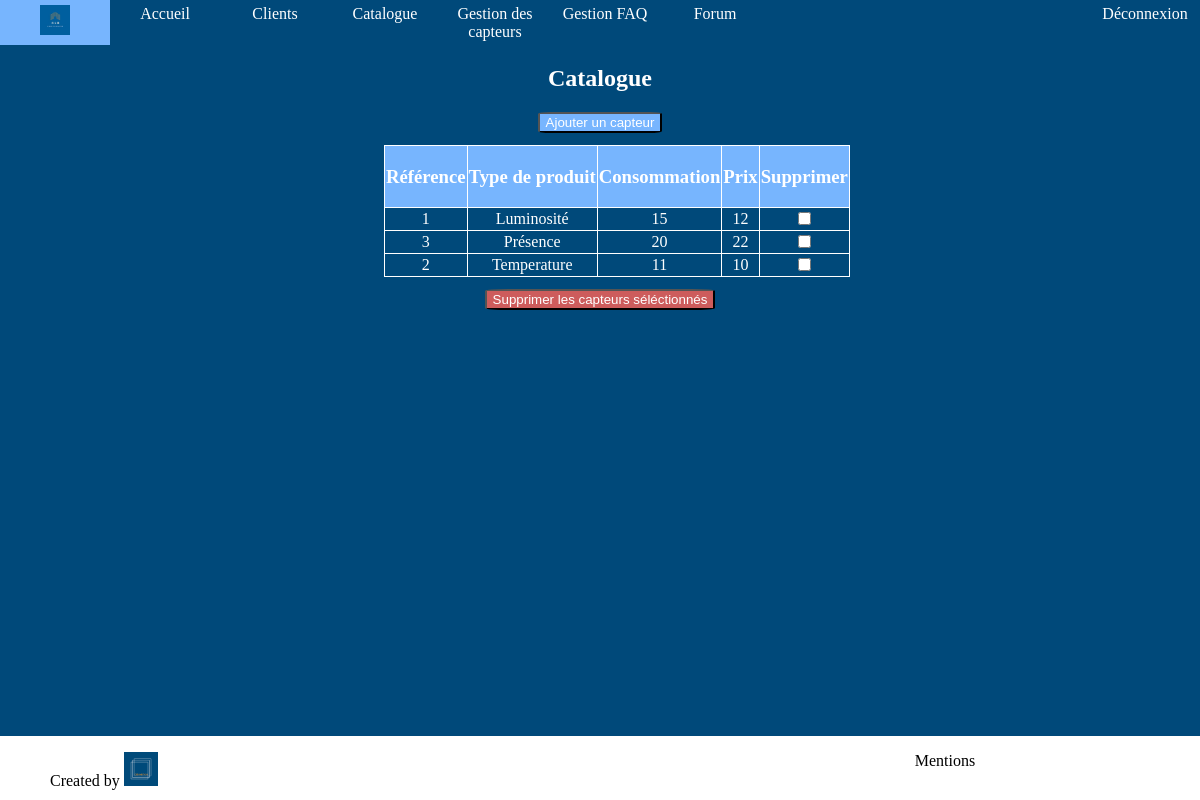
Page /indexAdmin.php?action=catalogueAdmin (signed in) on the committed database.
### tables this page shows
CREATE TABLE `catalogue` (
  `idProduit` int(11) NOT NULL,
  `typeProduct` varchar(255) NOT NULL,
  `consumption` varchar(255) NOT NULL,
  `price` varchar(255) NOT NULL
);

### controllers/controllerAdmin.php (called while the page is built, shortened)
<?php
require "models/modelAdmin.php";
function catalogue(){
    $sensors = getSensorsList()->fetchAll();
    require"views/catalogueAdmin.php";
}

### models/modelAdmin.php (called while the page is built, shortened)
<?php
function getSensorsList(){
    $db = dbConnect();
    $req = $db->query("SELECT * FROM catalogue ORDER BY (typeProduct)");
    return $req;
}

### views/catalogueAdmin.php (the view, shortened to what this page needs)
<!DOCTYPE html>
<html>
<head>
    <link rel="stylesheet" type="text/css" href="designs/css/catalogueAdmin.css" />
</head>
<body>
<header>
    <?php require "headerAdmin.php"?>
</header>
<section>
        <h1> Catalogue</h1>
    <a href="indexAdmin.php?action=addSensors">
        <button class="button" id="ad"> Ajouter un capteur </button>
    </a>
    <form method="post" action="indexAdmin.php?action=deleteSensors">
        <table>
            <thead>
            <tr>
                <td><h3>Référence</h3></td>
                <td><h3>Type de produit</h3></td>
                <td><h3>Consommation</h3></td>
                <td><h3>Prix</h3></td>
                <td><h3>Supprimer</h3></td>
            </tr>
            </thead>
            <tbody>
            <?php foreach($sensors as $sensors) { ?>
                <tr>
                    <td>
                        <a href="index.php?action=detailedSensors&id=<?=$sensors["idProduit"];?>"><?= $sensors["idProduit"];?>
                    </td>
                    <td>
                        <?= $sensors["typeProduct"];?>
                    </td>
                    <td>
                        <?= $sensors["consumption"];?>
                    </td>
                    <td>
                        <?= $sensors["price"];?>
                    </td>
                    <td>
                        <input type="checkbox" name="delete" id="delete" value=<?= $sensors["idProduit"];?>><br>
                    </td>
                </tr>
            <?php } ?>
            </tbody>
        </table>
    </form>
    <button id="myBtn">Supprimer les capteurs séléctionnés</button>
</section>
<footer>
    <?php require "footer.php"?>
</footer>
</body>
</html>

### designs/css/catalogueAdmin.css (style rules this page uses)
html,body { margin: 0; padding:0; width: 100%; background-color:#00497A; text-decoration: none; color:white; font-family: "Libre Baskerville"; }
section { text-align: center; padding-bottom: 5%; }
h1 { color:white; text-align: center; }
table { border-collapse: collapse; text-align: center; margin-left: 32%; }
td { border: 1px solid white; text-align: center; }
thead { background-color:#77B5FE; text-align: center; }
a { text-decoration: none; color:white; }
#ad { margin-bottom: 1%; background-color:#77B5FE; border-radius: 10%; color:white; }
#myBtn { margin-top: 1%; background-color:indianred; border-radius: 10%; color:white; }

### designs/css/header.css (style rules this page uses)
header { position: relative; margin: 0; font-family: LibreBaskerville; background-color:#00497A; }

### designs/css/footer.css (style rules this page uses)
footer { background-color: white; position:fixed; bottom:0; left:0; width: 100%; height: 8%; }

### rows in the picture
catalogue: idProduit "1", typeProduct "Luminosité", consumption "15", price "12"
catalogue: idProduit "3", typeProduct "Présence", consumption "20", price "22"
catalogue: idProduit "2", typeProduct "Temperature", consumption "11", price "10"
